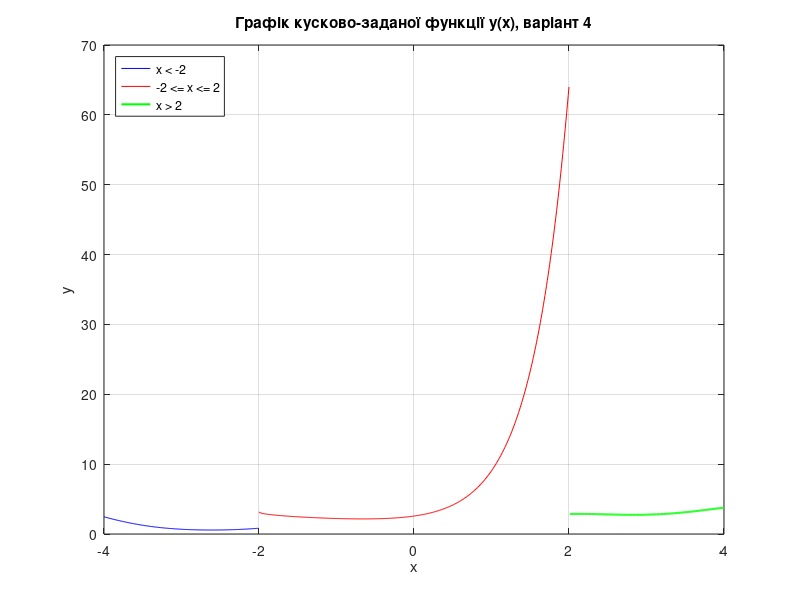

MATLAB code to generate this figure:
% Лабораторна робота № 6. Розгалужені обчислювальні процеси. Завдання 1. Варіант № 4
%       | 2.3*(x-1.3)^(1/3) + sin(x)^2,   x > 2
%   y = | arccos(x/2) + 2^(3x),          -2 <= x <= 2
%       | |x|^sin(x) - lg|x+1.5|,         x < -2
clc; clear; close all;

disp('ЛАБОРАТОРНА РОБОТА № 6. РОЗГАЛУЖЕНІ ПРОЦЕСИ. ЗАВДАННЯ 1. ВАРІАНТ № 4');
prompt    = {'Введіть x:', 'Результат y:'};
dlg_title = 'Лабораторна № 6. Розгалуження';
num_lines = 1;
x = inputdlg(prompt, dlg_title, num_lines);
x = str2double(x{1});

if x > 2
    y = 2.3 * nthroot(x - 1.3, 3) + sin(x)^2;
elseif (x >= -2) & (x <= 2)
    y = acos(x / 2) + 2^(3 * x);
else
    y = abs(x)^sin(x) - log10(abs(x + 1.5));
end

answer = inputdlg(prompt, dlg_title, num_lines, {num2str(x), num2str(y)});

%% Графік функції y(x) на проміжку [-4, 4] (логічні маски замість if)
xx = -4 : 0.01 : 4;
yy = zeros(size(xx));
k1 = xx > 2;
k2 = (xx >= -2) & (xx <= 2);
k3 = xx < -2;
yy(k1) = 2.3 * nthroot(xx(k1) - 1.3, 3) + sin(xx(k1)).^2;
yy(k2) = acos(xx(k2) / 2) + 2.^(3 * xx(k2));
yy(k3) = abs(xx(k3)).^sin(xx(k3)) - log10(abs(xx(k3) + 1.5));

figure(1);
plot(xx(k3), yy(k3), 'b-', xx(k2), yy(k2), 'r-', xx(k1), yy(k1), 'g-', ...
     'LineWidth', 1.5);
grid on;
title('Графік кусково-заданої функції y(x), варіант 4');
xlabel('x'); ylabel('y');
legend('x < -2', '-2 <= x <= 2', 'x > 2', 'Location', 'northwest');
print('lab6_graph.png', '-dpng');
